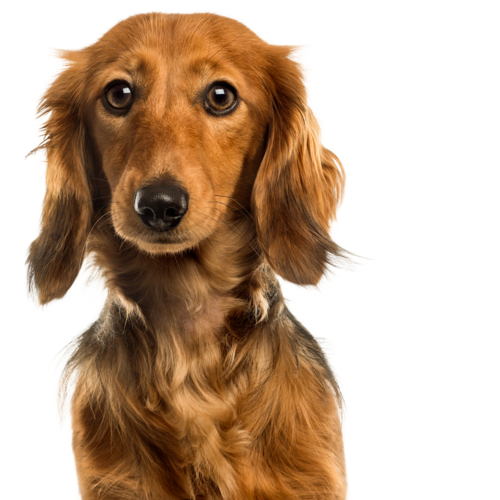
#> input picture smalldog.jpg, 500 x 500 px
$ python changeBackground.py
#> lines starting #> are read from the running program, lines starting #| are printed output that depends on the picture
#> further down, img is the input picture: PIL image 500x500 RGB; mean R, G, B 196, 171.9, 150.8
from PIL import Image
import numpy as np

def targets(x,y):
	yield (x,y) # Center
	yield (x+1,y) # Left
	yield (x-1,y) # Right
	yield (x,y+1) # Above
	yield (x,y-1) # Below
	yield (x+1,y+1) # Above and to the right
	yield (x+1,y-1) # Below and to the right
	yield (x-1,y+1) # Above and to the left
	yield (x-1,y-1) # Below and to the left

def changeBackground(array, color='white'):
#> called with color = 'black'
	white = [255, 255, 255]
	black = [0, 0, 0]
	if(color=='white'): color_code = white
	elif(color=='black'): color_code = black
	height = array.shape[0]
#> height = 500
	width = array.shape[1]
#> width = 500
	for x in range(width):
		for y in range(height):
			px = array[x][y]
			if(px[0] == 255 and px[1] == 255 and px[2] == 255):
				for i,j in targets(x,y):
					array[i][j] = color_code
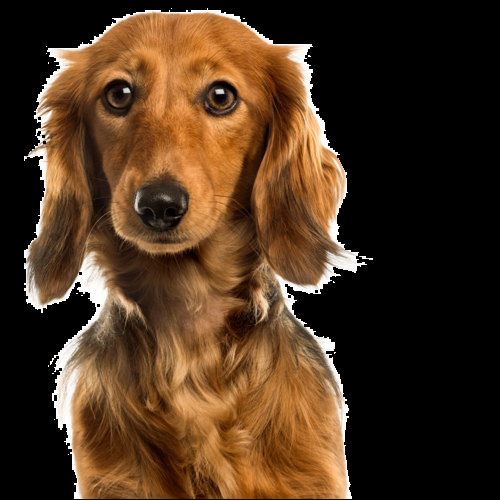
#> array: shape (500, 500, 3); mean R, G, B 76.2, 52.2, 31.1


img = Image.open("smalldog.jpg")
arr = np.array(img)
changeBackground(arr, 'black')
img2 = Image.fromarray(arr)
img2.save("Modified/smalldog_background.jpg")
